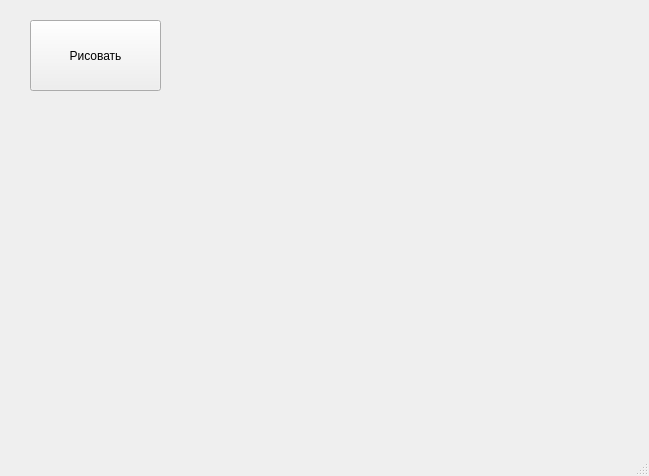
<?xml version="1.0" encoding="UTF-8"?>
<ui version="4.0">
 <class>MainWindow</class>
 <widget class="QMainWindow" name="MainWindow">
  <property name="geometry">
   <rect>
    <x>0</x>
    <y>0</y>
    <width>649</width>
    <height>476</height>
   </rect>
  </property>
  <property name="windowTitle">
   <string>MainWindow</string>
  </property>
  <widget class="QWidget" name="centralwidget">
   <widget class="QPushButton" name="pushButton">
    <property name="geometry">
     <rect>
      <x>30</x>
      <y>20</y>
      <width>131</width>
      <height>71</height>
     </rect>
    </property>
    <property name="text">
     <string>Рисовать</string>
    </property>
   </widget>
  </widget>
  <widget class="QMenuBar" name="menubar">
   <property name="geometry">
    <rect>
     <x>0</x>
     <y>0</y>
     <width>649</width>
     <height>20</height>
    </rect>
   </property>
  </widget>
  <widget class="QStatusBar" name="statusbar"/>
 </widget>
 <resources/>
 <connections/>
</ui>
